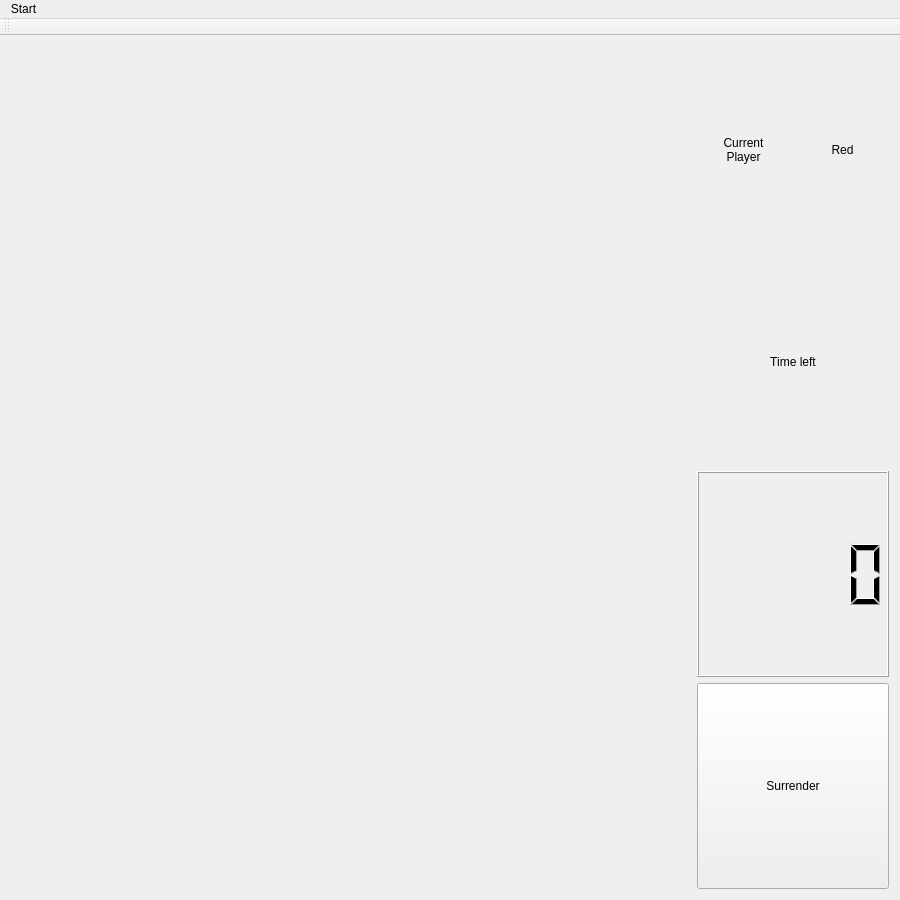
<?xml version="1.0" encoding="UTF-8"?>
<ui version="4.0">
 <class>Client</class>
 <widget class="QMainWindow" name="Client">
  <property name="geometry">
   <rect>
    <x>0</x>
    <y>0</y>
    <width>900</width>
    <height>900</height>
   </rect>
  </property>
  <property name="windowTitle">
   <string>Client</string>
  </property>
  <widget class="QWidget" name="centralWidget">
   <layout class="QHBoxLayout" name="horizontalLayout">
    <item>
     <widget class="Board" name="board">
      <property name="sizePolicy">
       <sizepolicy hsizetype="Minimum" vsizetype="Minimum">
        <horstretch>0</horstretch>
        <verstretch>0</verstretch>
       </sizepolicy>
      </property>
      <property name="minimumSize">
       <size>
        <width>680</width>
        <height>813</height>
       </size>
      </property>
      <property name="text">
       <string/>
      </property>
      <property name="scaledContents">
       <bool>false</bool>
      </property>
     </widget>
    </item>
    <item>
     <layout class="QVBoxLayout" name="verticalLayout">
      <item>
       <layout class="QHBoxLayout" name="horizontalLayout_2">
        <item>
         <widget class="QLabel" name="label_3">
          <property name="text">
           <string>Current
Player</string>
          </property>
          <property name="alignment">
           <set>Qt::AlignCenter</set>
          </property>
         </widget>
        </item>
        <item>
         <widget class="QLabel" name="current">
          <property name="text">
           <string>Red</string>
          </property>
          <property name="alignment">
           <set>Qt::AlignCenter</set>
          </property>
         </widget>
        </item>
       </layout>
      </item>
      <item>
       <widget class="QLabel" name="label">
        <property name="text">
         <string>Time left</string>
        </property>
        <property name="alignment">
         <set>Qt::AlignCenter</set>
        </property>
       </widget>
      </item>
      <item>
       <widget class="QLCDNumber" name="time"/>
      </item>
      <item>
       <widget class="QPushButton" name="surrender">
        <property name="sizePolicy">
         <sizepolicy hsizetype="Minimum" vsizetype="Minimum">
          <horstretch>0</horstretch>
          <verstretch>0</verstretch>
         </sizepolicy>
        </property>
        <property name="minimumSize">
         <size>
          <width>0</width>
          <height>40</height>
         </size>
        </property>
        <property name="text">
         <string>Surrender</string>
        </property>
       </widget>
      </item>
     </layout>
    </item>
   </layout>
  </widget>
  <widget class="QMenuBar" name="menuBar">
   <property name="geometry">
    <rect>
     <x>0</x>
     <y>0</y>
     <width>900</width>
     <height>23</height>
    </rect>
   </property>
   <widget class="QMenu" name="menuStart">
    <property name="title">
     <string>Start</string>
    </property>
    <addaction name="actionPlay"/>
    <addaction name="separator"/>
    <addaction name="actionSave"/>
    <addaction name="actionLoad"/>
    <addaction name="separator"/>
    <addaction name="actionHelp"/>
   </widget>
   <addaction name="menuStart"/>
  </widget>
  <widget class="QToolBar" name="mainToolBar">
   <attribute name="toolBarArea">
    <enum>TopToolBarArea</enum>
   </attribute>
   <attribute name="toolBarBreak">
    <bool>false</bool>
   </attribute>
  </widget>
  <action name="actionPlay">
   <property name="text">
    <string>Play</string>
   </property>
   <property name="shortcut">
    <string>F5</string>
   </property>
  </action>
  <action name="actionSave">
   <property name="text">
    <string>Save</string>
   </property>
   <property name="shortcut">
    <string>F4</string>
   </property>
  </action>
  <action name="actionLoad">
   <property name="text">
    <string>Load</string>
   </property>
   <property name="shortcut">
    <string>F3</string>
   </property>
  </action>
  <action name="actionHelp">
   <property name="text">
    <string>Help</string>
   </property>
   <property name="shortcut">
    <string>F1</string>
   </property>
  </action>
 </widget>
 <layoutdefault spacing="6" margin="11"/>
 <customwidgets>
  <customwidget>
   <class>Board</class>
   <extends>QLabel</extends>
   <header>chess.h</header>
  </customwidget>
 </customwidgets>
 <resources/>
 <connections/>
</ui>
